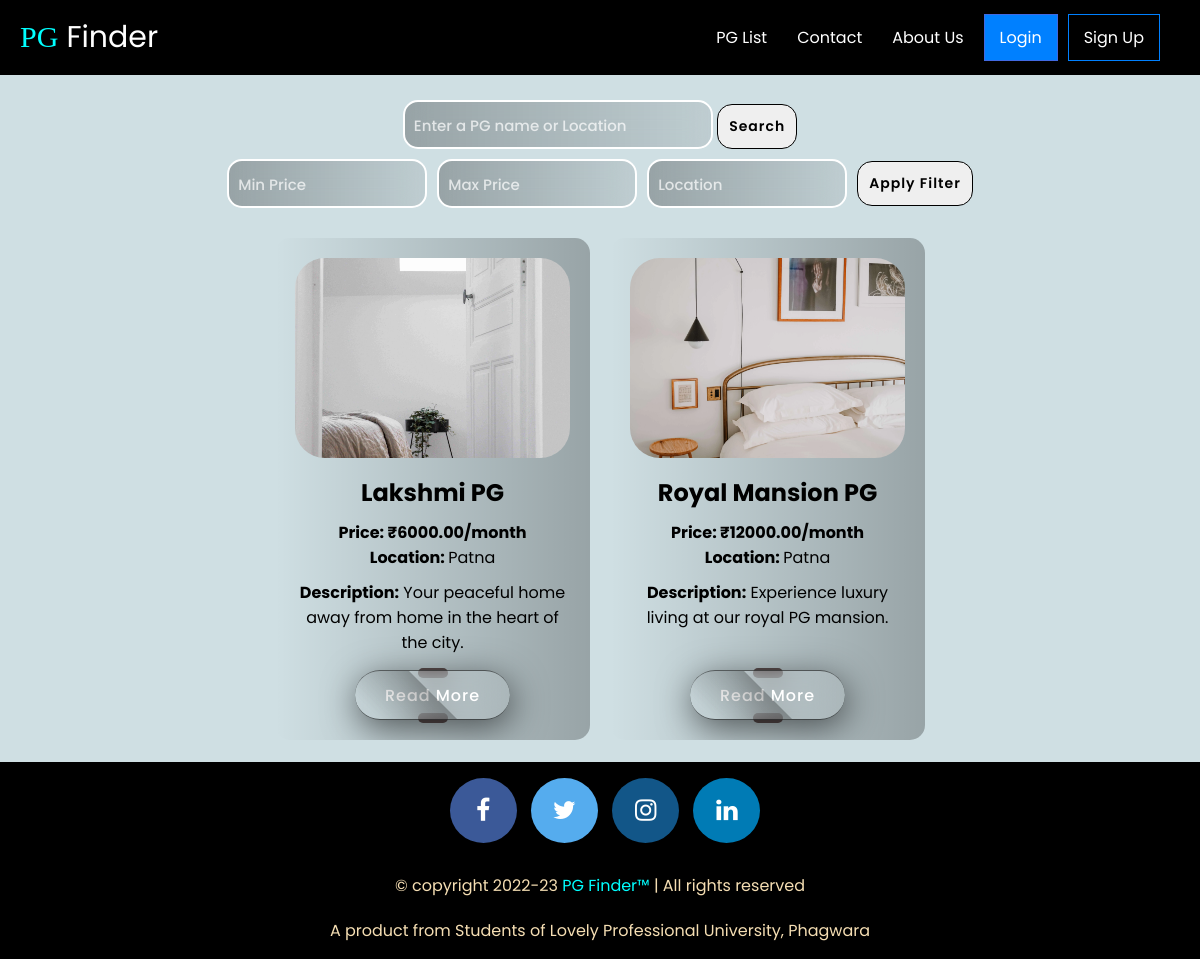
Page /pglist.php?location=Patna on the committed database.
### tables this page shows
CREATE TABLE `pglist` (
  `id` int(11) NOT NULL,
  `name` varchar(255) NOT NULL,
  `price` decimal(10,2) NOT NULL,
  `location` varchar(255) NOT NULL,
  `description` text DEFAULT NULL,
  `image_url` varchar(255) DEFAULT NULL
);

### pglist.php (the view, shortened to what this page needs)
<!DOCTYPE html>
<html lang="en">
<head>
    <?php require "navbar.php" ?>
    <link rel="stylesheet" href="./pglist.css">
</head>
<body>
    <form method="GET">
        <input type="text" id="search" name="search" placeholder="Enter a PG name or Location">
        <input id="button" type="submit" value="Search">
    </form>
    <div class="filter">
        <div>
            <input type="number" id="minPrice" name="minPrice" placeholder="Min Price">
        </div>
        <div>
            <input type="number" id="maxPrice" name="maxPrice" placeholder="Max Price">
        </div>
        <div>
            <input type="text" id="location" name="location" placeholder="Location">
        </div>
        <button id="applyFilter" onclick="applyFilters()">Apply Filter</button>
    </div>
    <?php
    include 'dbconnect.php';
    function prepareData($conn, $data)
    {
        return mysqli_real_escape_string($conn, $data);
    }
    $sql = "SELECT * FROM pglist WHERE 1=1";
    if (!empty($_GET['location'])) {
        $locationQuery = prepareData($conn, $_GET['location']);
        $sql .= " AND location LIKE '%$locationQuery%'";
    }
    $result = $conn->query($sql);
    if ($result->num_rows > 0) {
        echo '<main>';
        while ($row = $result->fetch_assoc()) {
            echo '<div class="pg-card">';
            echo '<div class = "image-card">';
            echo '<img src="' . $row['image_url'] . '" alt="' . $row['name'] . '">';
            echo '</div>';
            echo '<h2>' . $row['name'] . '</h2>';
            echo '<p class="price">Price: ₹' . $row['price'] . '/month</p>';
            echo '<p class="location"><b>Location: </b>' . $row['location'] . '</p>';
            echo '<p class="desc"><b>Description:</b> ' . $row['description'] . '</p>';
            echo '<div class="read-more" onclick="openPopupteam()"><a href="#">Read More</a></div>';
            echo '</div>';
        }
        echo '</main>';
    } else {
        echo '<div class="center-div">';
        echo '<h3>No PG listings found.</h3>';
        echo '</div>';
    }
    ?>
    <?php require 'footer.php'; ?>
</body>
</html>

### navbar.css (style rules this page uses)
* { box-sizing: border-box; margin: 0px; font-family: "Poppins", sans-serif; padding: 0px; }
a { text-decoration: none; color: white; }

### pglist.css (style rules this page uses)
body { font-family: "Poppins", sans-serif; margin: 0; padding: 0; background-color: #8bb2bb69; background-repeat: no-repeat; background-size: cover; height: 100%; }
main { display: flex; flex-wrap: wrap; justify-content: center; gap: 20px; padding: 20px; }
.pg-card { background: linear-gradient(to left, rgba(0, 0, 0, 0.265), transparent); border-radius: 5px; width: 315px; padding: 20px; border-radius: 15px; text-align: center; overflow: hidden; transition: all 0.3s, box-shadow 0.3s; }
.pg-card::before { content: ""; position: absolute; top: 0; left: 0; width: 100%; height: 100%; background: linear-gradient(to right, rgba(187, 215, 222, 0.265), transparent); transform: scaleX(0); transform-origin: bottom right; z-index: -1; transition: transform 0.3s; }
.image-card { overflow: hidden; border-radius: 15px; }
.pg-card img { width: 100%; height: 200px; object-fit: cover; border-radius: 30px; transition: all 0.3s; }
.pg-card h2 { margin: 10px 0; }
.price { font-weight: bold; }
.desc { margin-top: 10px; height: 80px; }
form { text-align: center; margin: 100px 0 0 0; }
.pg-card .read-more { position: relative; width: 155px; height: 50px; margin: 10px 0 0 60px; }
.pg-card .read-more a { position: absolute; top: 0; left: 0; width: 100%; height: 100%; display: flex; justify-content: center; align-items: center; background-color: rgba(255, 255, 255, 0.05); box-shadow: 2px 8px 35px rgb(0 0 0 / 57%); border-top: 1px solid rgb(22 21 21 / 62%); border-bottom: 1px solid rgb(0 0 0 / 62%); border-radius: 30px; color: #fff; z-index: 1; font-weight: 500; letter-spacing: 1px; text-decoration: none; overflow: hidden; transition: 0.5s; backdrop-filter: blur(15px); }
.pg-card .read-more a::before { content: ''; position: absolute; top: 0; left: 0; width: 50%; height: 100%; background: linear-gradient(to left, rgba(0, 0, 0, 0.265), transparent); transform: skewX(45deg) translateX(0); transition: 0.5s; }
.pg-card .read-more::before { content: ''; position: absolute; left: 50%; transform: translateX(-50%); bottom: -5%; width: 30px; height: 10px; background: rgb(87, 75, 75); border-radius: 10px; transition: 0.5s; transition-delay: 0s; }
.pg-card .read-more::after { content: ''; position: absolute; left: 50%; transform: translateX(-50%); top: -5%; width: 30px; height: 10px; background: rgb(87, 75, 75); border-radius: 10px; transition: 0.5s; transition-delay: 0s; }
.pg-card .read-more::before, .pg-card .read-more::after { background: rgb(87, 75, 75); box-shadow: rgb(87, 75, 75), rgb(87, 75, 75), rgb(87, 75, 75), rgb(87, 75, 75); }
#button, #applyFilter { padding: 11px; border: 1px solid #000 !important; color: #000; font-size: 14px; letter-spacing: 1px; font-weight: 600; border-radius: 15px; cursor: pointer; border: none; backdrop-filter: blur(15px); transition: all 0.3s; }
#search { padding: 9px; width: 310px; border-radius: 15px; border: none; font-size: 18px; font-weight: 500; color: #fff; border: 2px solid #fff; backdrop-filter: blur(13px); background: linear-gradient(to right, rgba(0, 0, 0, 0.265), #00000014); }
::placeholder { color: #fff; opacity: 0.7; font-weight: 500; font-size: 15px; }
.filter { display: flex; justify-content: center; align-items: center; padding: 10px; gap: 10px; }
#minPrice, #maxPrice, #location { padding: 9px; width: 200px; border-radius: 15px; border: none; font-size: 18px; font-weight: 500; color: #fff; border: 2px solid #fff; backdrop-filter: blur(13px); background: linear-gradient(to right, rgba(0, 0, 0, 0.265), #00000014); }

### rows in the picture
pglist: image_url (picture), name "Lakshmi PG", price "6000.00", location "Patna", description "Your peaceful home away from home in the heart of the city."
pglist: image_url (picture), name "Royal Mansion PG", price "12000.00", location "Patna", description "Experience luxury living at our royal PG mansion."
